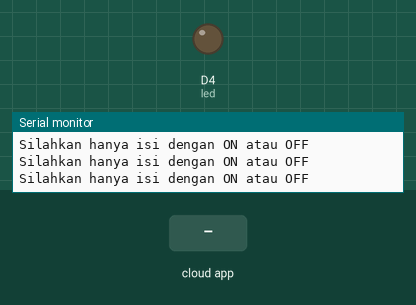
A sketch run on a simulated ESP8266 (NodeMCU). On the bench: output pins drawn as LEDs (lit = HIGH), the last lines printed to the serial monitor. The test bench sets the inputs (shaded band). WiFi joins after 1.5 s; servers stay silent unless stated; the Firebase database answers and starts empty.

Above: at 2.7 s.
2.8 s: the phone or cloud app sets led to ON
At 3.8 s:
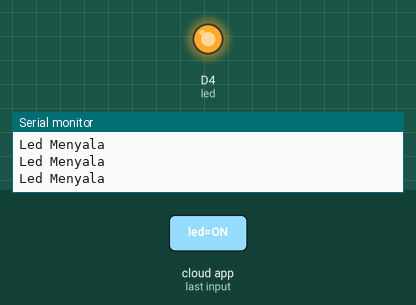
4.3 s: the phone or cloud app sets led to OFF
At 5.0 s:
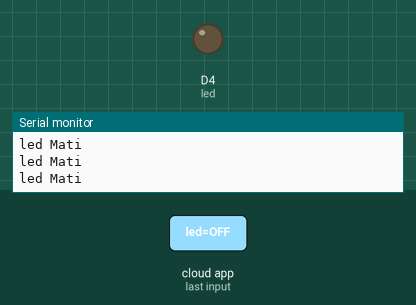
Timing chart, 0 to 7.3 s (numbered marks = the images above; inputs shaded):
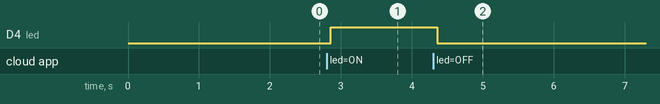

Measured:
- after the input at 2.8 s, D4 (led): LOW → HIGH after 0.06 s
- after the input at 4.3 s, D4 (led): HIGH → LOW after 0.06 s

The sketch:

KendaliLED_withFirebase.ino
```cpp
#include "FirebaseESP8266.h"
// #include <ESP8266WiFi.h>

#define WIFI_SSID "sss"
#define WIFI_PASSWORD "999999999"

#define DATABASE_URL "https://kendali-led-87708-default-rtdb.firebaseio.com///" //MASUKKAN URL HOST DISINI tanpa https
#define FIREBASE_AUTH "Mz5wutv0KRkwqSpbbYVNN4Fnvm6zgtgtuvqSfSfI" //MASUKKAN KODE SECRET DISINI

FirebaseData firebaseData;
FirebaseAuth auth;
FirebaseConfig config;

int led = D4;

void setup() {
  Serial.begin(9600);
  pinMode(led, OUTPUT);
  digitalWrite(led, LOW); //nilai awal relay akan off

  WifiConnect();
  config.signer.tokens.legacy_token = FIREBASE_AUTH;
  config.host = DATABASE_URL;

  Firebase.reconnectWiFi(true);
  Firebase.begin(&config, &auth);
  //Firebase.begin("firebase host", "firebase auth database");
}

void WifiConnect() {
WiFi.begin(WIFI_SSID, WIFI_PASSWORD);
//memulai menghubungkan ke wifi router
while (WiFi.status() != WL_CONNECTED) {
delay(500);
Serial.print("."); //status saat mengkoneksikan
  }
Serial.println("Sukses terkoneksi wifi!");
Serial.println("IP Address:"); //alamat ip lokal
Serial.println(WiFi.localIP());
}

void loop() {
  if (Firebase.getString(firebaseData, "/led")) {
  if  (firebaseData.dataType() == "string")
    {
      String Status = firebaseData.stringData();
      if (Status == "ON") {
      Serial.println("Led Menyala");
      digitalWrite(led, HIGH); }
      else if (Status == "OFF") {
      Serial.println("led Mati");
      digitalWrite(led, LOW);
      }
      else {Serial.println("Silahkan hanya isi dengan ON atau OFF");}
    }
  }
}
```
